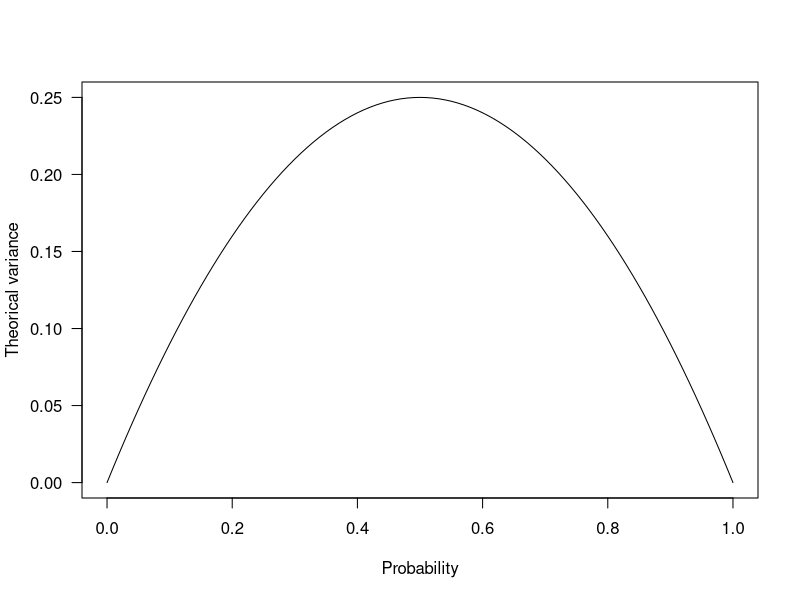
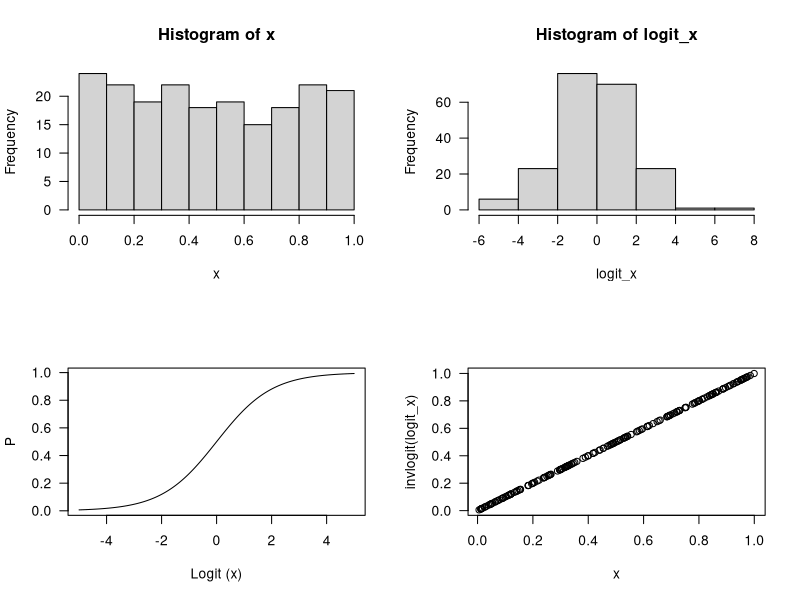
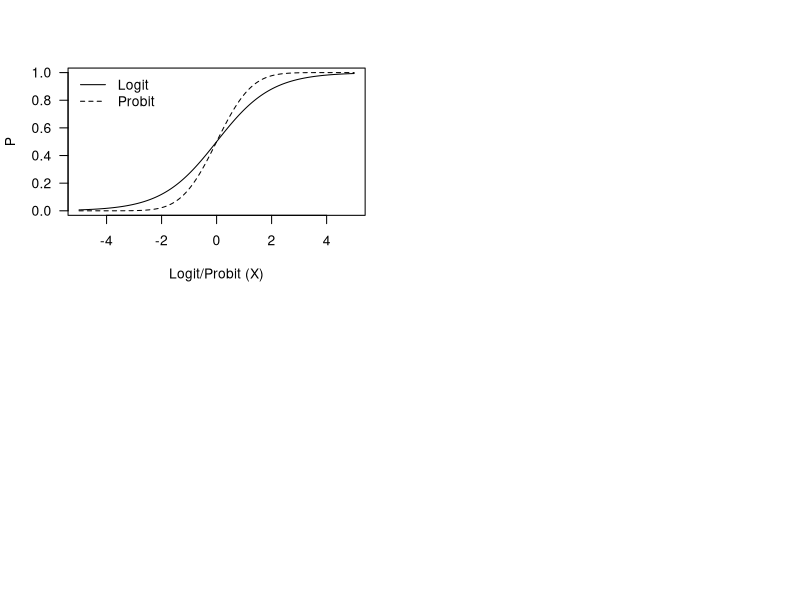

Generate these figures, in order, with R:
# Binomial distribution

x = seq(from=0, to=1, by=0.01)
v_b = x*(1-x) # Binomial variance
plot(x,v_b,
     type="l",
     xlab="Probability",
     ylab="Theorical variance",
     las=1)

# Transform the proportional data in a way that makes them approach a normal distribution
# For this we can use the logit or log odds transformation

logit = function(x) log(x/(1-x)) # Formula
invlogit = function(x) 1/(1+exp(-x))

x = runif(200)
logit_x = logit(x)

par(mfrow = c(2,2))
hist(x, las=1)
hist(logit_x, las=1)

xx = seq(-5, 5, 0.01)
plot(xx, invlogit(xx),
     type="l",
     las=1,
     xlab= "Logit (x)",
     ylab= "P")

plot(x,invlogit(logit_x), las=1)

# A similar alternative is the so-called probit link, which corresponds to the quantile 
# distribution of the standard normal distribution 

plot(xx, invlogit(xx),
     type="l",
     las=1,
     xlab= "Logit/Probit (X)",
     ylab= "P")
lines(xx,pnorm(xx), lty=2)
legend("topleft",legend=c("Logit", "Probit"),
       lty=c(1,2), bty="n")
